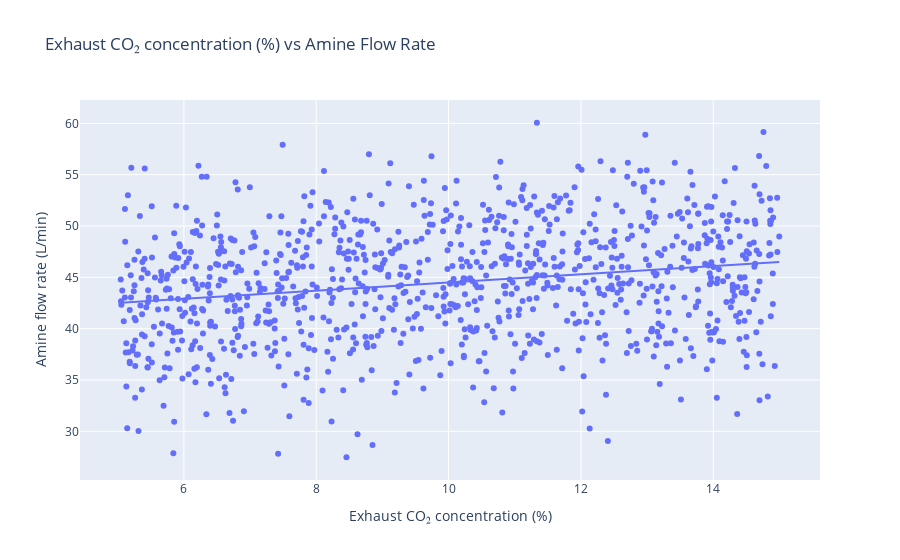
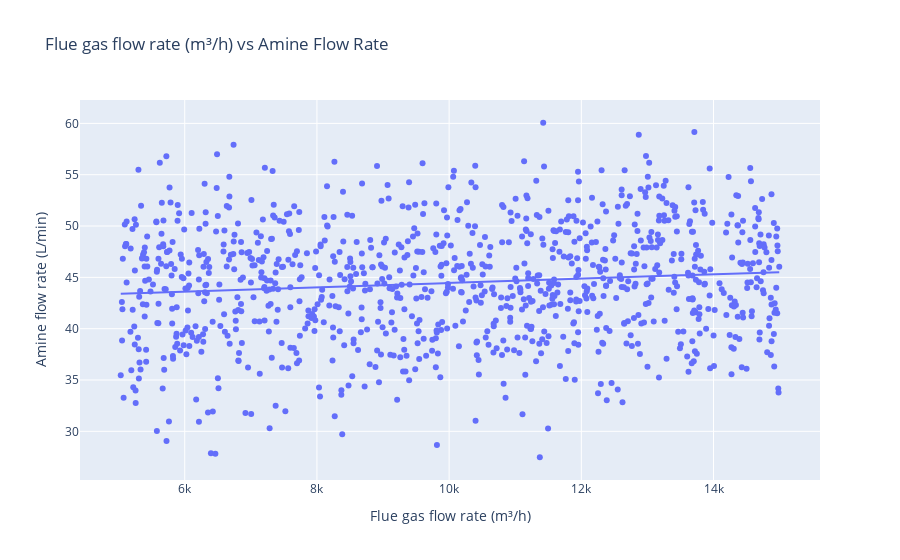
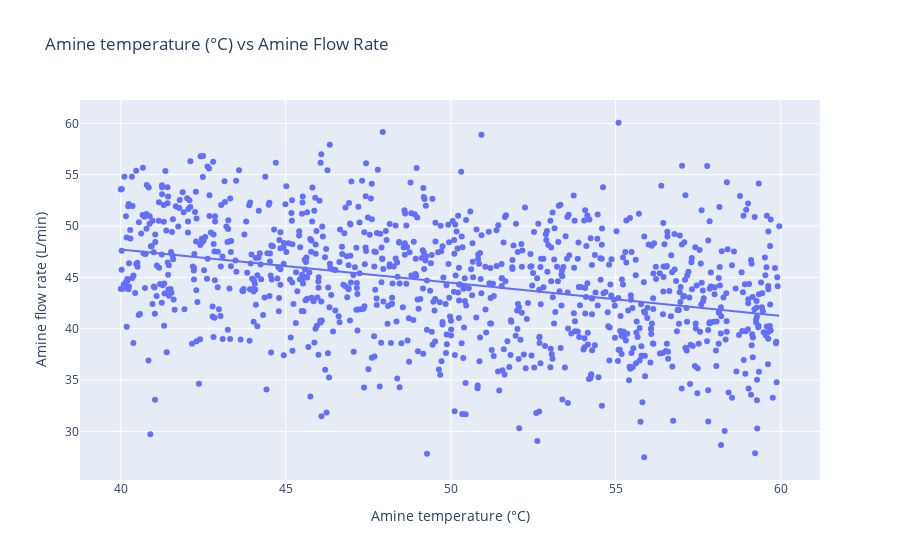
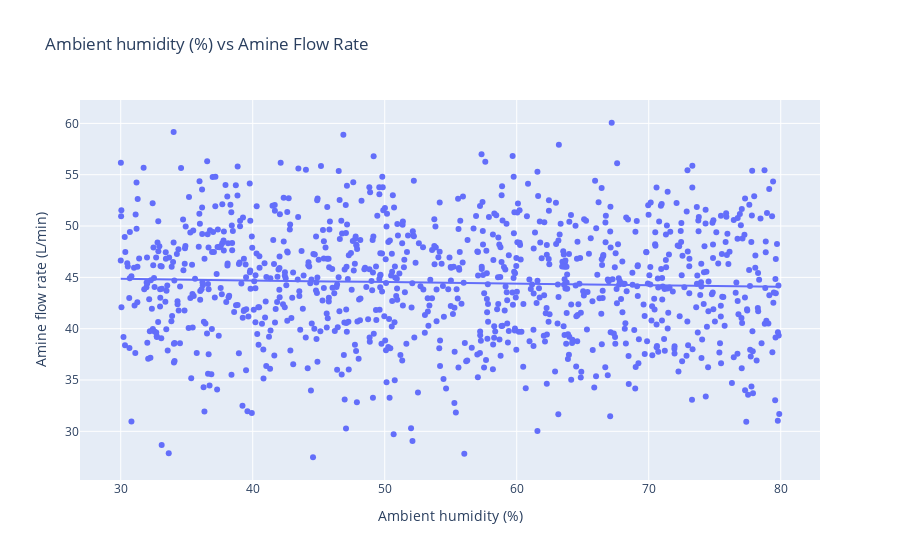

The notebook cell these images were saved under, in order:
### Code cell
import pandas as pd
import numpy as np
import plotly.express as px
from sklearn.ensemble import GradientBoostingRegressor
from sklearn.feature_selection import SelectFromModel
from sklearn.preprocessing import StandardScaler
from sklearn.pipeline import Pipeline

df = pd.read_csv("dataset.csv")  

def create_engineered_features(df):
    df['CO2_mass_flow'] = df['Exhaust CO₂ concentration (%)'] * df['Flue gas flow rate (m³/h)'] * 1.96
    df['Energy_per_CO2'] = df['Energy price (TND/kWh)'] / (df['CO2_mass_flow'] + 1e-6)
    df['Amine_loading'] = df['Amine temperature (°C)'] / (df['Amine pressure (bar)'] + 0.1)
    return df

df = create_engineered_features(df)


X = df.drop('Amine flow rate (L/min)', axis=1)
y = df['Amine flow rate (L/min)']

best_params = {
    'n_estimators': 447,
    'learning_rate': 0.011841983886274525,
    'max_depth': 8,
    'min_samples_split': 2,
    'subsample': 0.6134592081278596,
    'max_features': 0.9181749581615589
}

model = Pipeline([
    ('scaler', StandardScaler()),
    ('selector', SelectFromModel(GradientBoostingRegressor(**best_params, random_state=42), threshold='median')),
    ('regressor', GradientBoostingRegressor(**best_params, random_state=42))
])
model.fit(X, y)


selector = model.named_steps['selector']
selected_features = X.columns[selector.get_support()]


for feature in selected_features:
    fig = px.scatter(df, x=feature, y='Amine flow rate (L/min)',
                     trendline='ols',
                     title=f"{feature} vs Amine Flow Rate",
                     labels={'x': feature, 'y': 'Amine Flow Rate (L/min)'})
    fig.show()

### Figure 1 — Plotly figure (JSON) as saved in the notebook; plotly's stock layout.template omitted (floating-point values rounded to 4 significant figures; data arrays with more than 128 entries replaced by an {"elided": "..."} marker saying what was removed)
{"data": [{"hovertemplate": "Exhaust CO₂ concentration (%)=%{x}<br>Amine flow rate (L/min)=%{y}<extra></extra>", "legendgroup": "", "marker": {"color": "#636efa", "symbol": "circle"}, "mode": "markers", "name": "", "orientation": "v", "showlegend": false, "type": "scatter", "x": {"elided": "1000 float values"}, "xaxis": "x", "y": {"elided": "1000 float values"}, "yaxis": "y"}, {"hovertemplate": "<b>OLS trendline</b><br>Amine flow rate (L/min) = 0.399925 * Exhaust CO₂ concentration (%) + 40.5083<br>R<sup>2</sup>=0.044497<br><br>Exhaust CO₂ concentration (%)=%{x}<br>Amine flow rate (L/min)=%{y} <b>(trend)</b><extra></extra>", "legendgroup": "", "marker": {"color": "#636efa", "symbol": "circle"}, "mode": "lines", "name": "", "showlegend": false, "type": "scatter", "x": {"elided": "1000 float values"}, "xaxis": "x", "y": {"elided": "1000 float values"}, "yaxis": "y"}], "layout": {"autosize": true, "legend": {"tracegroupgap": 0}, "title": {"text": "Exhaust CO₂ concentration (%) vs Amine Flow Rate"}, "xaxis": {"anchor": "y", "autorange": true, "domain": [0, 1], "range": [4.444, 15.6], "title": {"text": "Exhaust CO₂ concentration (%)"}, "type": "linear"}, "yaxis": {"anchor": "x", "autorange": true, "domain": [0, 1], "range": [24.79, 62.75], "title": {"text": "Amine flow rate (L/min)"}, "type": "linear"}}}

### Figure 2 — Plotly figure (JSON) as saved in the notebook; plotly's stock layout.template omitted (floating-point values rounded to 4 significant figures; data arrays with more than 128 entries replaced by an {"elided": "..."} marker saying what was removed)
{"data": [{"hovertemplate": "Flue gas flow rate (m³/h)=%{x}<br>Amine flow rate (L/min)=%{y}<extra></extra>", "legendgroup": "", "marker": {"color": "#636efa", "symbol": "circle"}, "mode": "markers", "name": "", "orientation": "v", "showlegend": false, "type": "scatter", "x": {"elided": "1000 float values"}, "xaxis": "x", "y": {"elided": "1000 float values"}, "yaxis": "y"}, {"hovertemplate": "<b>OLS trendline</b><br>Amine flow rate (L/min) = 0.000211177 * Flue gas flow rate (m³/h) + 42.3419<br>R<sup>2</sup>=0.012412<br><br>Flue gas flow rate (m³/h)=%{x}<br>Amine flow rate (L/min)=%{y} <b>(trend)</b><extra></extra>", "legendgroup": "", "marker": {"color": "#636efa", "symbol": "circle"}, "mode": "lines", "name": "", "showlegend": false, "type": "scatter", "x": {"elided": "1000 float values"}, "xaxis": "x", "y": {"elided": "1000 float values"}, "yaxis": "y"}], "layout": {"autosize": true, "legend": {"tracegroupgap": 0}, "title": {"text": "Flue gas flow rate (m³/h) vs Amine Flow Rate"}, "xaxis": {"anchor": "y", "autorange": true, "domain": [0, 1], "range": [4429.0, 15600.0], "title": {"text": "Flue gas flow rate (m³/h)"}, "type": "linear"}, "yaxis": {"anchor": "x", "autorange": true, "domain": [0, 1], "range": [24.79, 62.75], "title": {"text": "Amine flow rate (L/min)"}, "type": "linear"}}}

### Figure 3 — Plotly figure (JSON) as saved in the notebook; plotly's stock layout.template omitted (floating-point values rounded to 4 significant figures; data arrays with more than 128 entries replaced by an {"elided": "..."} marker saying what was removed)
{"data": [{"hovertemplate": "Amine temperature (°C)=%{x}<br>Amine flow rate (L/min)=%{y}<extra></extra>", "legendgroup": "", "marker": {"color": "#636efa", "symbol": "circle"}, "mode": "markers", "name": "", "orientation": "v", "showlegend": false, "type": "scatter", "x": {"elided": "1000 float values"}, "xaxis": "x", "y": {"elided": "1000 float values"}, "yaxis": "y"}, {"hovertemplate": "<b>OLS trendline</b><br>Amine flow rate (L/min) = -0.3236 * Amine temperature (°C) + 60.6641<br>R<sup>2</sup>=0.115370<br><br>Amine temperature (°C)=%{x}<br>Amine flow rate (L/min)=%{y} <b>(trend)</b><extra></extra>", "legendgroup": "", "marker": {"color": "#636efa", "symbol": "circle"}, "mode": "lines", "name": "", "showlegend": false, "type": "scatter", "x": {"elided": "1000 float values"}, "xaxis": "x", "y": {"elided": "1000 float values"}, "yaxis": "y"}], "layout": {"autosize": true, "legend": {"tracegroupgap": 0}, "title": {"text": "Amine temperature (°C) vs Amine Flow Rate"}, "xaxis": {"anchor": "y", "autorange": true, "domain": [0, 1], "range": [38.79, 61.16], "title": {"text": "Amine temperature (°C)"}, "type": "linear"}, "yaxis": {"anchor": "x", "autorange": true, "domain": [0, 1], "range": [24.79, 62.75], "title": {"text": "Amine flow rate (L/min)"}, "type": "linear"}}}

### Figure 4 — Plotly figure (JSON) as saved in the notebook; plotly's stock layout.template omitted (floating-point values rounded to 4 significant figures; data arrays with more than 128 entries replaced by an {"elided": "..."} marker saying what was removed)
{"data": [{"hovertemplate": "Ambient humidity (%)=%{x}<br>Amine flow rate (L/min)=%{y}<extra></extra>", "legendgroup": "", "marker": {"color": "#636efa", "symbol": "circle"}, "mode": "markers", "name": "", "orientation": "v", "showlegend": false, "type": "scatter", "x": {"elided": "1000 float values"}, "xaxis": "x", "y": {"elided": "1000 float values"}, "yaxis": "y"}, {"hovertemplate": "<b>OLS trendline</b><br>Amine flow rate (L/min) = -0.015634 * Ambient humidity (%) + 45.3238<br>R<sup>2</sup>=0.001639<br><br>Ambient humidity (%)=%{x}<br>Amine flow rate (L/min)=%{y} <b>(trend)</b><extra></extra>", "legendgroup": "", "marker": {"color": "#636efa", "symbol": "circle"}, "mode": "lines", "name": "", "showlegend": false, "type": "scatter", "x": {"elided": "1000 float values"}, "xaxis": "x", "y": {"elided": "1000 float values"}, "yaxis": "y"}], "layout": {"autosize": true, "legend": {"tracegroupgap": 0}, "title": {"text": "Ambient humidity (%) vs Amine Flow Rate"}, "xaxis": {"anchor": "y", "autorange": true, "domain": [0, 1], "range": [26.98, 82.91], "title": {"text": "Ambient humidity (%)"}, "type": "linear"}, "yaxis": {"anchor": "x", "autorange": true, "domain": [0, 1], "range": [24.79, 62.75], "title": {"text": "Amine flow rate (L/min)"}, "type": "linear"}}}
